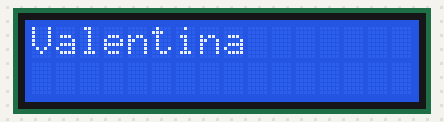
A sketch run on a simulated Arduino Uno, built with avr-gcc and run on an emulated ATmega328P. Parts: 16×2 character LCD.

Above: at 0.11 s.
At 5.07 s:
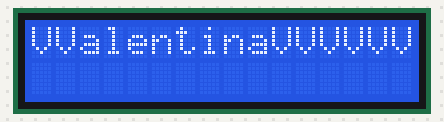
At 10.04 s:
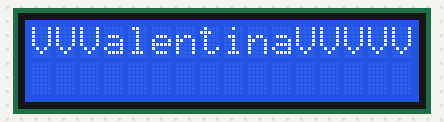
At 19.97 s:
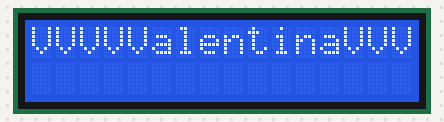
At 29.9 s:
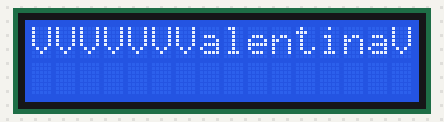
At 39.94 s:
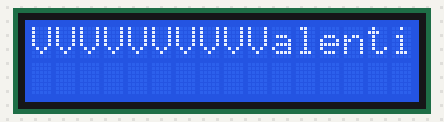

The sketch:

HelloWorld.ino
```cpp
#include <LiquidCrystal.h>

// initialize the library with the numbers of the interface pins
LiquidCrystal lcd(4,0,12,13,15,3);

void setup() {
  lcd.begin(16, 2);
}

int i = 0;
void loop() {
  lcd.setCursor(i++ % 16, 0);
  lcd.print("Valentina");
  delay(100);
}
```
